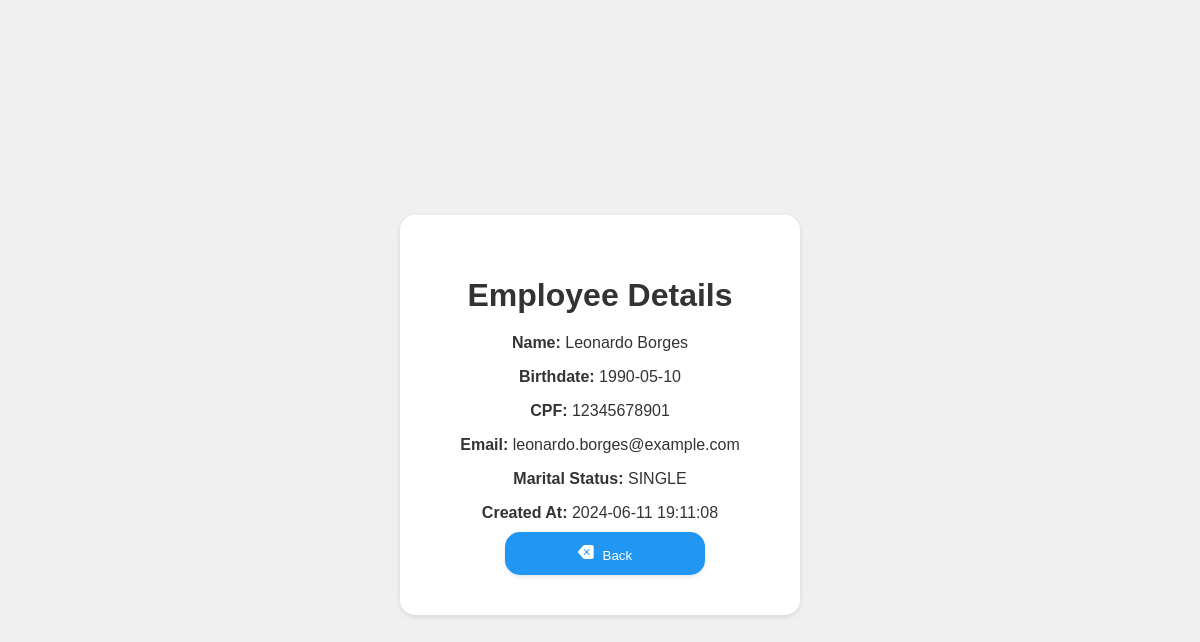
Before: /view.php?id=1 with the older database file.
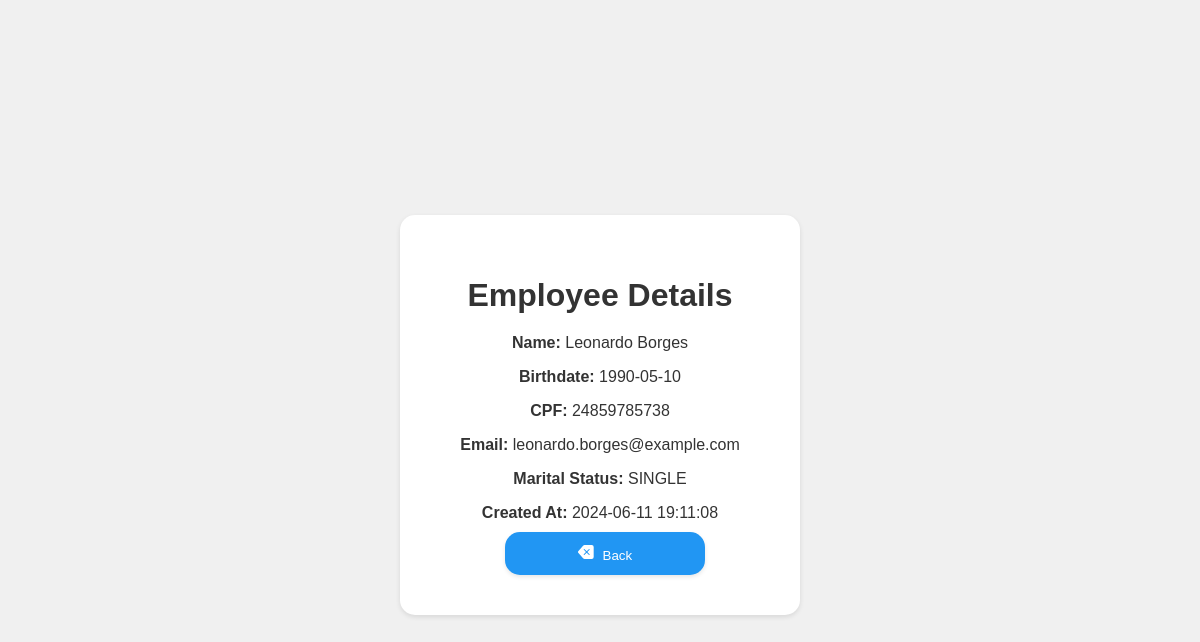
After: the same page with the newer database file.
### tables this page shows
CREATE TABLE IF NOT EXISTS employees (
    id INT AUTO_INCREMENT PRIMARY KEY,
    name VARCHAR(255) NOT NULL,
    birthdate DATE NOT NULL,
    cpf VARCHAR(11) NOT NULL UNIQUE,
    email VARCHAR(255) NOT NULL UNIQUE,
    marital_status ENUM('SINGLE', 'MARRIED', 'DIVORCED', 'WIDOWED') NOT NULL,
    created_at TIMESTAMP DEFAULT CURRENT_TIMESTAMP
);

### employee.php (called while the page is built, shortened)
<?php
class Employee
{
    private $conn;
    public function __construct($db)
    {
        $this->conn = $db;
    }
    public function readOne($id)
    {
        $query = "SELECT id, name, birthdate, cpf, email, marital_status, created_at
                  FROM employees
                  WHERE id = ?
                  LIMIT 0,1";
        $stmt = $this->conn->prepare($query);
        $stmt->bindParam(1, $id);
        $stmt->execute();
        $row = $stmt->fetch(PDO::FETCH_ASSOC);
        if ($row) {
            return $row;
        } else {
            return null;
        }
    }
}

### view.php (the view, shortened to what this page needs)
<?php
include_once 'employee.php';
$database = new Database();
$db = $database->getConnection();
$employee = new Employee($db);
$id = isset($_GET['id']) ? $_GET['id'] : die('ERROR: Employee ID not found.');
$employeeData = $employee->readOne($id);
?>
<!DOCTYPE html>
<html lang="en">
<head>
    <link rel="stylesheet" href="css/styles.css">
</head>
<body>
    <div class="view-container">
        <div class="inner-container">
            <?php if ($employeeData) : ?>
                <h1>Employee Details</h1>
                <p><strong>Name:</strong> <?= htmlspecialchars($employeeData['name']) ?></p>
                <p><strong>Birthdate:</strong> <?= htmlspecialchars($employeeData['birthdate']) ?></p>
                <p><strong>CPF:</strong> <?= htmlspecialchars($employeeData['cpf']) ?></p>
                <p><strong>Email:</strong> <?= htmlspecialchars($employeeData['email']) ?></p>
                <p><strong>Marital Status:</strong> <?= htmlspecialchars($employeeData['marital_status']) ?></p>
                <p><strong>Created At:</strong> <?= htmlspecialchars($employeeData['created_at']) ?></p>
            <?php else : ?>
                <p>Employee not found.</p>
            <?php endif; ?>
            <button class="button-back" onclick="window.location.href='index.php'">
                <span class="back-icon">
                </span>
                Back
            </button>
        </div>
    </div>
</body>
</html>

Changed rows visible on the page:
changed employees "Leonardo Borges": cpf "12345678901" → "24859785738"
